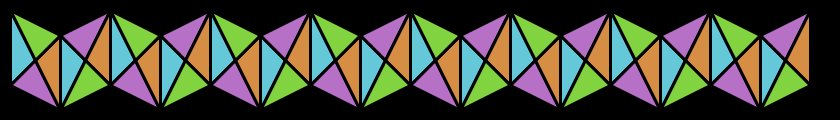
Frame 1 (no input)
Frame 60 (the mouse pressed at the canvas centre just before this capture): identical to frame 1, image omitted
Frame 120 (the mouse held since frame 60 and released just before this capture): identical to frame 1, image omitted

The Processing sketch that drew this single still picture (run headless with seeded random() and noise(); from frame 60 on, the mouse is pressed at the canvas centre):

// Processing sketch: processing_21446
// ── processing_21446.pde

//P1G1


void setup(){
  size(840, 120);

}

void draw(){
  background(0);
  smooth();
  for(int i =0; i <800; i= i+100){
    //shape
    pushMatrix();
    translate(i+10, 10);
    stroke(0);
    strokeWeight(3);
    fill(101, 200, 216);
    triangle(0, 0, 0, 75, 25, 50);
    fill(182, 112, 198);
    triangle(0, 75, 25, 50, 50, 100);
    fill(214, 142, 69);
    triangle(25, 50, 50, 100, 50, 25);
    fill(130, 211, 64);
    triangle(50, 25, 25, 50, 0, 0);
    popMatrix();
    
    //glide
    pushMatrix();
    translate(i+60, 110);
    stroke(0);
    strokeWeight(3);
    fill(101, 200, 216);
    triangle(0, 0, 0, -75, 25, -50);
    fill(182, 112, 198);
    triangle(0, -75, 25, -50, 50, -100);
    fill(214, 142, 69);
    triangle(25, -50, 50, -100, 50, -25);
    fill(130, 211, 64);
    triangle(50, -25, 25, -50, 0, 0);
    popMatrix();
   

  }
  
}
